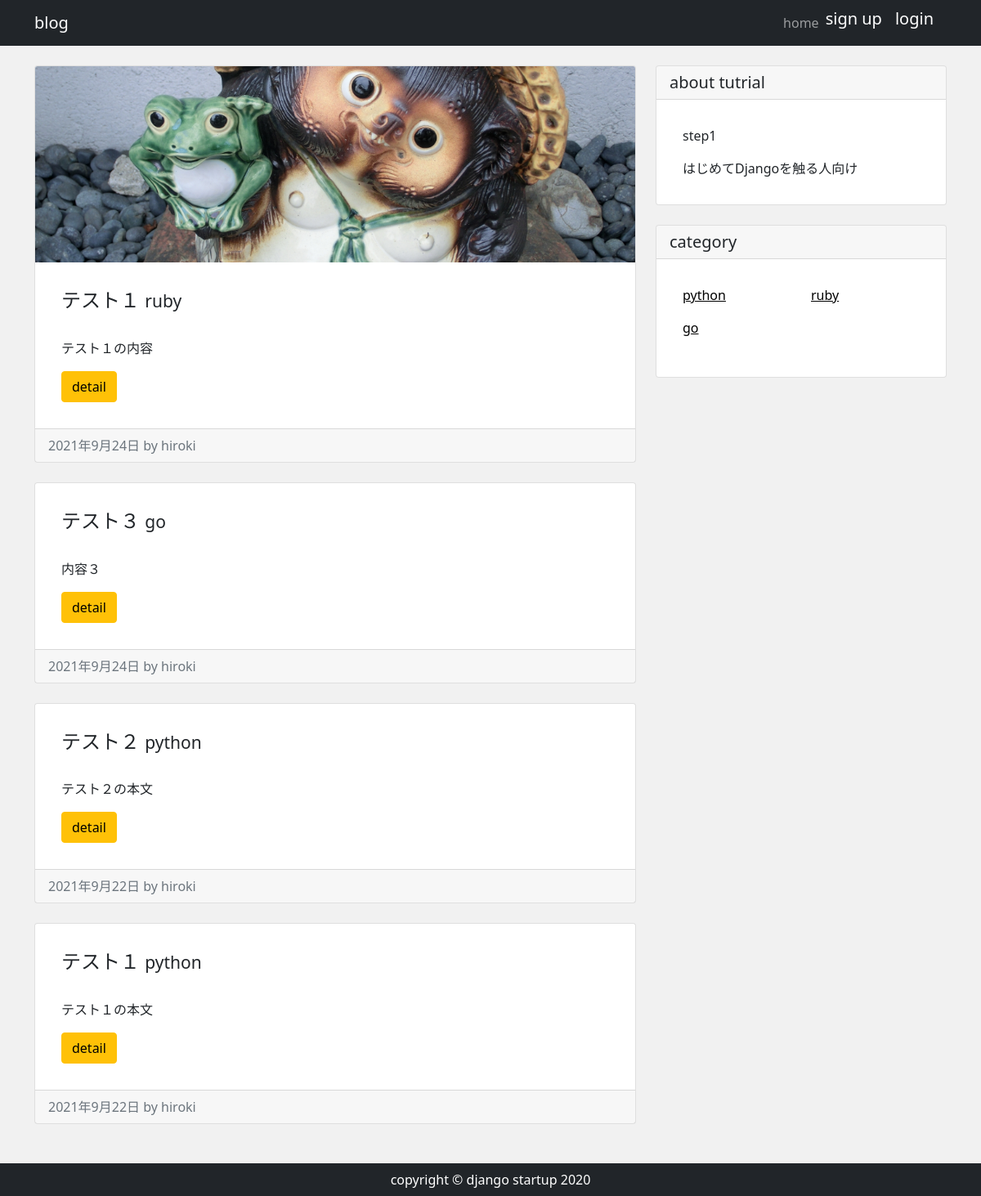
The page / on the database its author committed.
### app/models.py (models this page shows, shortened)
class Post(models.Model):
    author = models.ForeignKey(settings.AUTH_USER_MODEL, on_delete=models.CASCADE)
    category = models.ForeignKey(Category,verbose_name='カテゴリ',on_delete=models.PROTECT)
    title = models.CharField('title',max_length=200)
    content = models.TextField('content')
    image = models.ImageField(upload_to='images/',verbose_name='イメージ画像',null=True,blank=True)
    created = models.DateTimeField('作成日', default=timezone.now)

class Category(models.Model):
    name = models.CharField('カテゴリ',max_length=100)
    def __str__(self):
        return self.name

### app/views.py (the view)
# urls.py: path('', views.IndexView.as_view(), name='index'),
class IndexView(View):
    def get(self, request, *args, **kwargs):
        post_data = Post.objects.order_by('-id')
        return render(request, 'app/index.html', {
            'post_data': post_data
        })

### app/context_processors.py (called while the page is built)
def common(request):
    category_data = Category.objects.all()
    context = {
        'category_data':category_data
    }
    return context

### app/templates/app/index.html (shortened to what this page needs)
{% extends 'app/base.html' %}
{% block content %}
<div class="row my-4">
  <div class="col-md-8">
    {% for post in post_data %}
    <div class="card mb-4">
      {% if post.image %}
      <img src="{{ post.image.url }}" alt="" class="card-img-top index-img">
      {% endif %}
      <div class="card-body">
        <h2 class="card-title">{{ post.title }} <span class="small">{{ post.category }}</span></h2>
        <p class="card-text">{{ post.content|truncatechars:100}}</p>
        <div class="btn btn-warning">detail</div>
      </div>
      <div class="card-footer text-muted">
        {{ post.created|date}} by {{post.author}}
      </div>
    </div>
    {% endfor%}
  </div>
  <div class="col-md-4">
    <div class="card">
      <h5 class="card-header">about tutrial</h5>
      <div class="card-body">
        <p>step1</p>
        <p class="mb-0">
          はじめてDjangoを触る人向け
        </p>
      </div>
    </div>
    <div class="card my-4">
      <h5 class="card-header">category</h5>
      <div class="card-body">
        <div class="row">
          {% for category in category_data %}
          <div class="col-md-6">
            <ul class="list-unstyled">
              <li>
                <a href="{% url 'category' category %}">{{category.name}}</a>
              </li>
            </ul>
          </div>
          {% endfor %}
        </div>
      </div>
    </div>
  </div>
</div>
{% endblock %}

### app/templates/app/base.html (shortened to what this page needs)
{% load static %}
<!DOCTYPE html>
<html lang="ja">
<head>
  <link href="https://cdn.jsdelivr.net/npm/bootstrap@5.0.0-beta1/dist/css/bootstrap.min.css" rel="stylesheet"
>
  <link rel="stylesheet" href="{% static 'css/style.css' %}">
</head>
<body>
  <nav class="navbar navbar-expand-lg navbar-dark bg-dark">
    <div class="container">
      <a href="/" class="navbar-brand">blog</a>
      <ul class="navbar-nav ml-auto">
        <li class="nav-item">
          <a href="/" class="nav-link">home</a>
        </li>
        {% if user.is_authenticated %}
        <li class="nav-item">
          <a href="{% url 'post_new' %}" class="navbar-brand">create</a>
        </li>
        <li class="nav-item">
          <a href="{% url 'account_logout' %}" class="navbar-brand">logout</a>
        </li>
        {% else %}
        <li class="nav-item">
          <a href="{% url 'account_signup' %}" class="navbar-brand">sign up</a>
        </li>
        <li class="nav-item">
          <a href="{% url 'account_login' %}" class="navbar-brand">login</a>
        </li>
        {% endif %}
      </ul>
    </div>
  </nav>
  <main>
    <div class="container">
      {% block content %}
      {% endblock %}
    </div>
  </main>
  <footer class="py-2 bg-dark">
    <p class="m-0 text-center text-white">copyright &copy; django startup 2020</p>
  </footer>
</body>
</html>

### app/static/css/style.css (style rules this page uses)
* { margin: 0; padding: 0; box-sizing: border-box; }
body { background-color: #f1f1f1; display: flexbox; flex-flow: column; min-height: 100vh; }
main { flex:1 }
.card-title { margin-bottom: 2rem; font-size: 1.5rem; }
.card-body { padding: 2rem; }
.index-img { object-fit: cover; height: 240px; }
a { color: black; }

### rows shown on the page
Post: image (picture), title "テスト１", category "ruby", content "テスト１の内容", created "2021年9月24日", author "hiroki"
Post: title "テスト３", category "go", content "内容３", created "2021年9月24日", author "hiroki"
Post: title "テスト２", category "python", content "テスト２の本文", created "2021年9月22日", author "hiroki"
Post: title "テスト１", category "python", content "テスト１の本文", created "2021年9月22日", author "hiroki"
Category: name "python"
Category: name "ruby"
Category: name "go"
